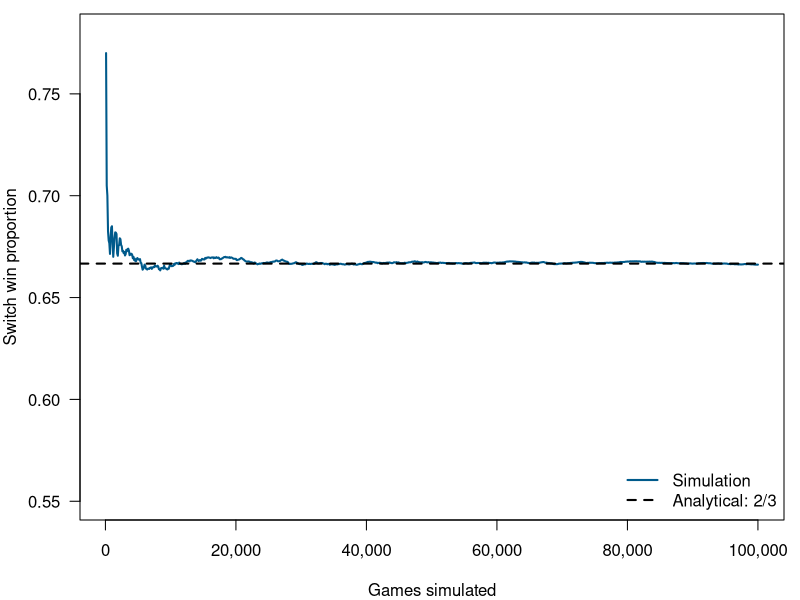

This figure's R source:
# POLI 210, Seminar 3: Conditional probability and Bayes' rule
# Brad LeVeck | September 16, 2026
# All political examples use hypothetical models, not empirical estimates.
# Run sections in order. Each simulation sets its seed ONCE, before repetition.
# The ## ---- labels let the slides/notes display and run this same code.
# Base R only. In RStudio, select a section and use Cmd+Enter / Ctrl+Enter.

## ---- arrest-analytic
prior <- 0.15
true_arrest <- 0.90
false_arrest <- 0.20
p_arrest <- prior * true_arrest + (1 - prior) * false_arrest
p_guilty_given_arrest <- prior * true_arrest / p_arrest
c(arrest = p_arrest, guilty_given_arrest = p_guilty_given_arrest)

## ---- arrest-sim
set.seed(2100916)
n <- 100000
guilty <- sample(c(TRUE, FALSE), n, replace = TRUE,
                 prob = c(0.15, 0.85))
arrested <- logical(n)
for (i in seq_len(n)) {
  p <- if (guilty[i]) 0.90 else 0.20
  arrested[i] <- sample(c(TRUE, FALSE), 1, prob = c(p, 1 - p))
}

## ---- arrest-results
c(analytic = p_guilty_given_arrest,
  simulated = sum(guilty & arrested) / sum(arrested))
mean(guilty[arrested])  # Same fraction, using logical subsetting

## ---- pick-one
pick_one <- function(x) {
  x[sample.int(length(x), size = 1)]
}
## ---- pick-one-explanation
# Sampling an index also works when x is a single number, e.g., c(3).
# In contrast, sample(3, 1) draws from 1:3, not just from the value 3!

## ---- monty-function
monty_once <- function() {
  car <- pick_one(1:3)
  first <- 1  # By symmetry, fix our initial choice
  goats <- setdiff(1:3, c(first, car))
  opened <- pick_one(goats)
  switched <- setdiff(1:3, c(first, opened))
  c(stay = first == car, switch = switched == car,
    opened = opened, car = car)
}

## ---- monty-one
set.seed(210)
monty_once()

## ---- monty-repeat
set.seed(2100917)
n_games <- 100000
games <- replicate(n_games, monty_once())
head(t(games))  # One row per game when we transpose

## ---- monty-results
monty_comparison <- rbind(
  analytic = c(stay = 1/3, switch = 2/3),
  simulated = rowMeans(games[c("stay", "switch"), ])
)
round(monty_comparison, 4)

## ---- monty-conditional
opened_3 <- games["opened", ] == 3
sum(opened_3)  # Denominator: games in which Monty opened door 3
mean(games["switch", opened_3])

## ---- monty-convergence
trials <- seq_len(n_games)
running_switch <- cumsum(games["switch", ]) / trials
keep <- seq(100, n_games, by = 100)
par(mar = c(4, 4, 0.7, 0.8), las = 1)
plot(trials[keep], running_switch[keep], type = "l",
     xlab = "Games simulated", ylab = "Switch win proportion",
     ylim = c(0.55, 0.78), lwd = 2, col = "#005a8b", xaxt = "n")
axis(1, at = seq(0, n_games, by = 20000),
     labels = format(seq(0, n_games, by = 20000), big.mark = ",",
                     scientific = FALSE, trim = TRUE))
abline(h = 2/3, lty = 2, lwd = 2)
legend("bottomright", c("Simulation", "Analytical: 2/3"),
       lty = c(1, 2), lwd = 2, col = c("#005a8b", "black"), bty = "n")

## ---- coalition-function
coalition_once <- function(start = 1, total = 4, p_gain = 0.5) {
  support <- start
  while (support > 0 && support < total) {
    step <- sample(c(-1, 1), size = 1,
                   prob = c(1 - p_gain, p_gain))
    support <- support + step
  }
  support == total
}

## ---- coalition-repeat
set.seed(2100918)
n_contests <- 20000
coalition_wins <- replicate(n_contests, coalition_once())
c(analytic = 1/4, simulated = mean(coalition_wins))

## ---- coalition-starts
set.seed(2100919)
estimates <- sapply(0:4, function(i) {
  mean(replicate(n_contests, coalition_once(start = i)))
})
data.frame(start = 0:4, analytic = (0:4)/4,
           simulated = round(estimates, 4))

## ---- optional-coalition-bias
# Optional extension, after the core lecture.
# Book's general formula: [1 - ((1-p)/p)^i] / [1 - ((1-p)/p)^N].
# This expression applies for 0 < p < 1 and p != 1/2.
set.seed(2100920)
p_gain <- 0.60
ratio <- (1 - p_gain) / p_gain
biased_analytic <- (1 - ratio) / (1 - ratio^4)
biased_sim <- mean(replicate(n_contests,
                            coalition_once(p_gain = p_gain)))
c(analytic = biased_analytic, simulated = biased_sim)
